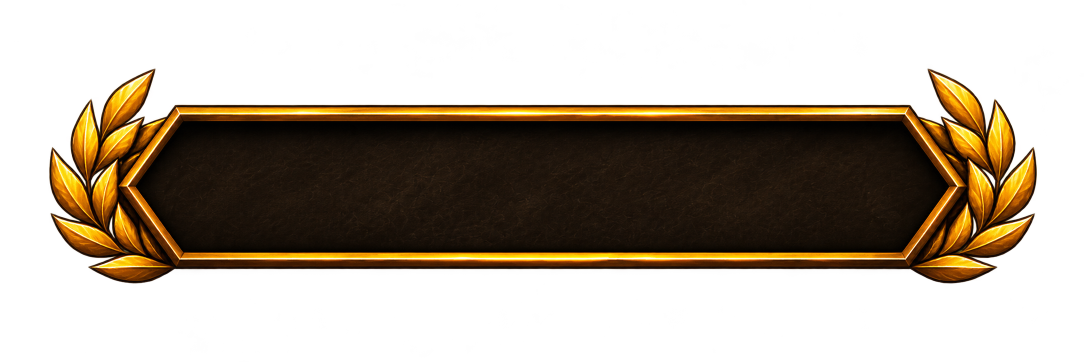
#> input picture docs/assets/simple/1.png, 2172 x 724 px (shown at 1/2 size)
$ python build_simple_assets.py
#> lines starting #> are read from the running program, lines starting #| are printed output that depends on the picture
#!/usr/bin/env python3
"""Rebuild runtime TGA art from the owner's PNGs in docs/assets/simple/.

No source artwork is redrawn. The output is committed in the feature branch so
players can download addon/WarScore directly without any extra installation.
"""
from pathlib import Path
from PIL import Image

ROOT = Path(__file__).resolve().parents[1]
SOURCE = ROOT / "docs/assets/simple"
DEST = ROOT / "addon/WarScore/Media/General"
ASSETS = {
    "1.png": "simple_rank_plaque_owner.tga",
    "2.png": "simple_divider_diamond_owner.tga",
    "3.png": "simple_divider_thin_owner.tga",
}


def main():
    DEST.mkdir(parents=True, exist_ok=True)
    for source_name, output_name in ASSETS.items():
        with Image.open(SOURCE / source_name) as original:
#> original is the input picture: PIL image 2172x724 RGBA; mean R, G, B, A 30.1, 18.9, 4.9, 101.8
            image = original.convert("RGBA")
        bounds = image.getchannel("A").getbbox()
#> bounds = (0, 0, 2171, 724)
        if bounds is None:
            raise ValueError(f"Missing visible artwork: {source_name}")
        image = image.crop(bounds)
        factor = min(1024 / image.width, 512 / image.height)
#> factor = 0.472
        width, height = round(image.width * factor), round(image.height * factor)
#> width = 1024; height = 341
        image = image.resize((width, height), Image.Resampling.LANCZOS)
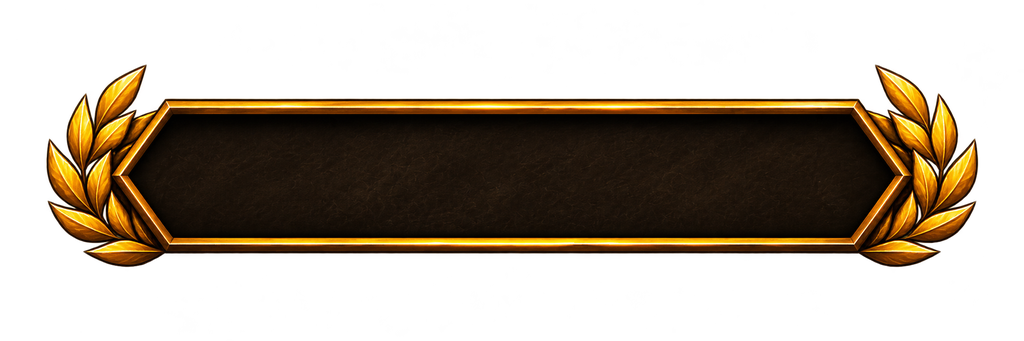
#> image: PIL image 1024x341 RGBA; mean R, G, B, A 29.7, 18.6, 5, 101.9; transparent parts drawn white
        canvas = Image.new("RGBA", (1024, 512), (0, 0, 0, 0))
#> canvas: PIL image 1024x512 RGBA; every value is 0
        canvas.paste(image, ((1024 - width) // 2, (512 - height) // 2))
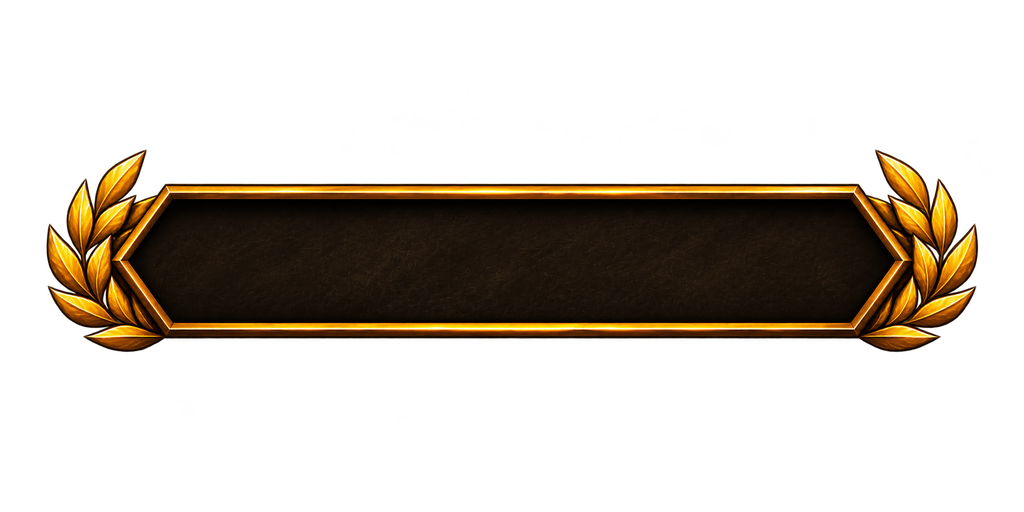
#> canvas: PIL image 1024x512 RGBA; mean R, G, B, A 19.8, 12.4, 3.3, 67.9; transparent parts drawn white
        path = DEST / output_name
        canvas.save(path, format="TGA", rle=True)
        with Image.open(path) as check:
            assert check.size == (1024, 512) and check.mode == "RGBA"
            assert check.getchannel("A").getbbox()
        print(f"Generated {path.relative_to(ROOT)} from {source_name}")
#> pass 2 of the loop in main, `for source_name, output_name in ASSETS.items():`:
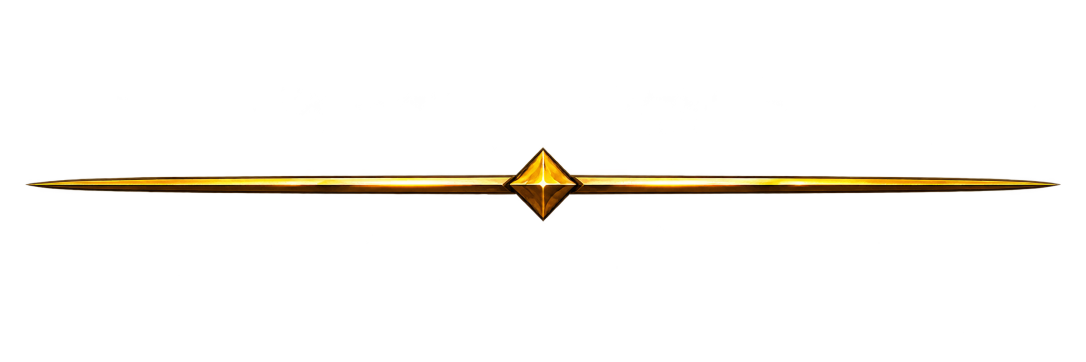
#> input picture docs/assets/simple/2.png, 2172 x 724 px (shown at 1/2 size)
#> in main, original is the input picture: PIL image 2172x724 RGBA; mean R, G, B, A 8.7, 6.1, 1.8, 11.5
#> bounds = (25, 36, 2150, 690)
#> in main, `image = image.resize((width, height), Image.Resampling.LANCZOS)`:
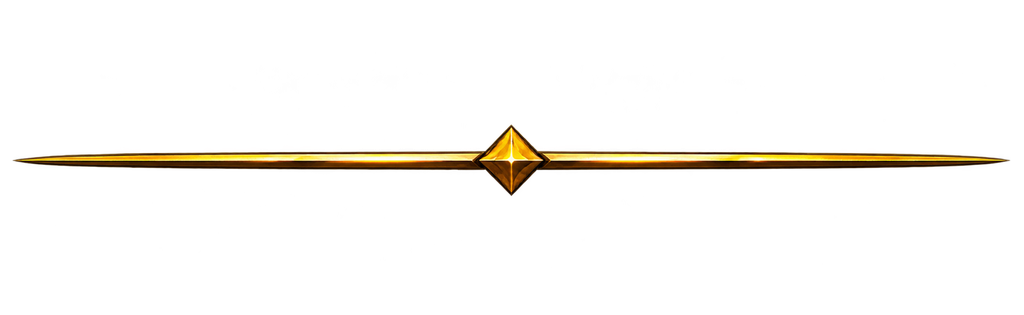
#> image: PIL image 1024x315 RGBA; mean R, G, B, A 9.2, 6.5, 2, 13; transparent parts drawn white
#> in main, `canvas.paste(image, ((1024 - width) // 2, (512 - height) // 2))`:
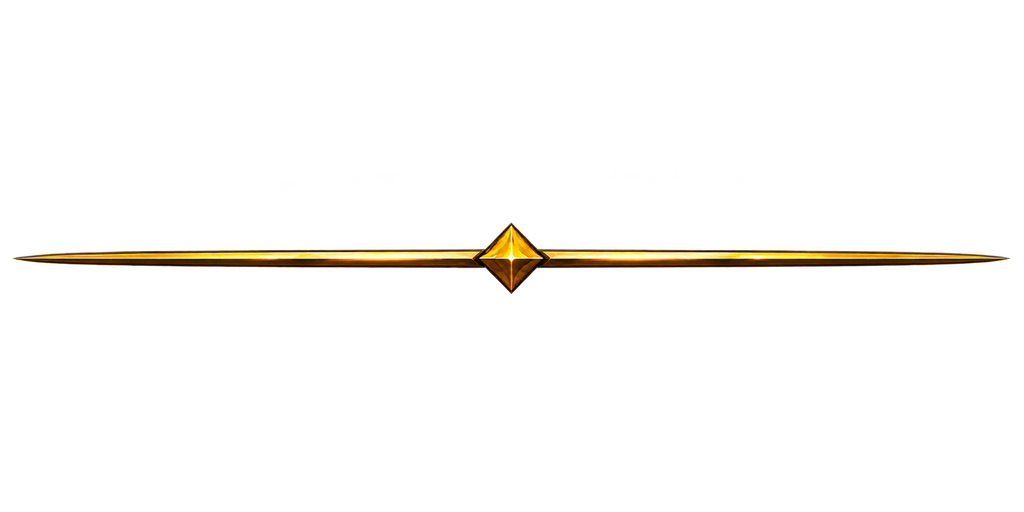
#> canvas: PIL image 1024x512 RGBA; mean R, G, B, A 5.7, 4, 1.2, 8; transparent parts drawn white
#> pass 3 of the loop in main, `for source_name, output_name in ASSETS.items():`:
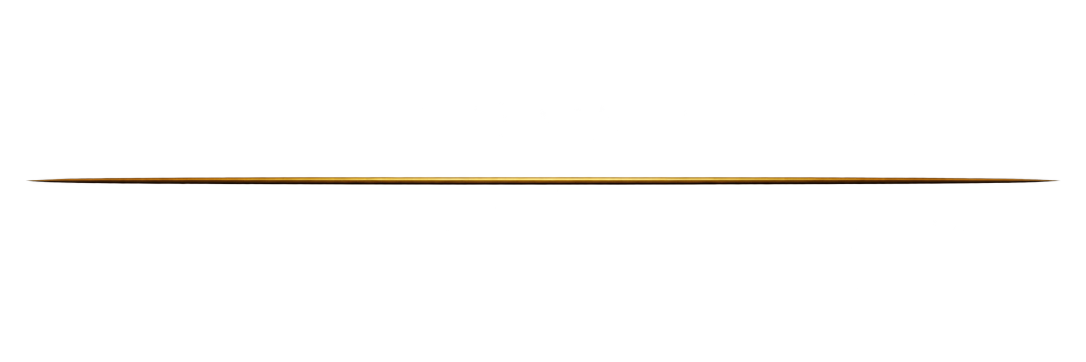
#> input picture docs/assets/simple/3.png, 2172 x 724 px (shown at 1/2 size)
#> in main, original is the input picture: PIL image 2172x724 RGBA; mean R, G, B, A 2.4, 1.6, 0.4, 4.1
#> bounds = (33, 21, 2123, 689)
#> in main, `image = image.resize((width, height), Image.Resampling.LANCZOS)`:
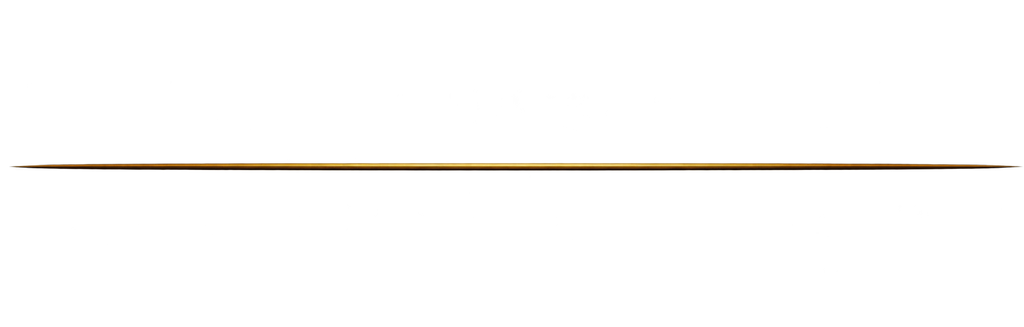
#> image: PIL image 1024x327 RGBA; mean R, G, B, A 2.9, 2, 0.6, 4.6; transparent parts drawn white
#> in main, `canvas.paste(image, ((1024 - width) // 2, (512 - height) // 2))`:
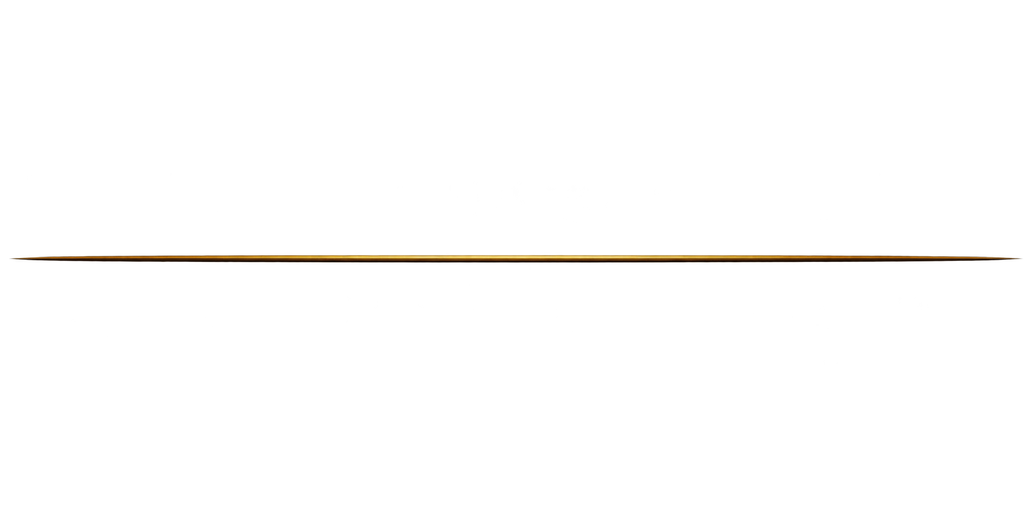
#> canvas: PIL image 1024x512 RGBA; mean R, G, B, A 1.9, 1.3, 0.4, 2.9; transparent parts drawn white


if __name__ == "__main__":
    main()
